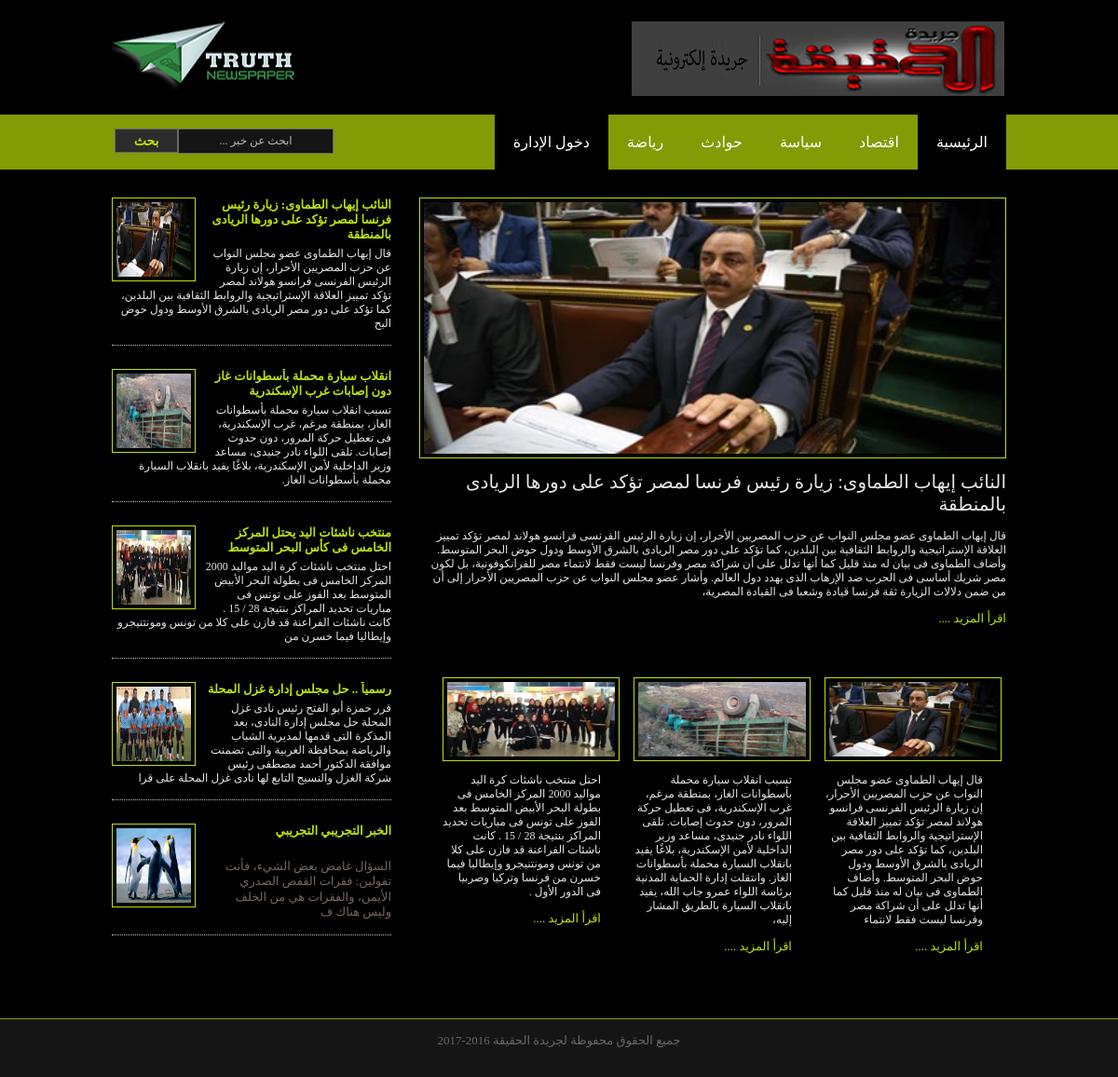
The page / on the database its author committed.
### tables this page shows
CREATE TABLE `sections` (
  `sectionID` int(11) NOT NULL,
  `section_name` varchar(255) NOT NULL
);

CREATE TABLE `news` (
  `newsID` int(11) NOT NULL,
  `section_id` int(11) NOT NULL,
  `news_title` varchar(255) NOT NULL,
  `news_body` text NOT NULL,
  `news_date` timestamp NOT NULL DEFAULT CURRENT_TIMESTAMP,
  `news_writer` varchar(255) NOT NULL,
  `news_banner` varchar(300) NOT NULL
);

### init.php (called while the page is built)
<?php
require_once "connect.php";
$images_dir = "http://127.0.0.1/pro/truth/admin/layout/img/";
require_once "layout/header.php";

### index.php (the view)
<?php require_once "init.php"; ?>
<div class="wrapper col4">
  <div id="container">
  <?php
    $stmt = $con->prepare("SELECT `newsID`, `section_id`, `news_title`, SUBSTRING(`news_body`, 1, 600) AS body , `news_date`, `news_writer`, `news_banner` FROM `news` ORDER BY newsID DESC LIMIT 1");
    $stmt->execute();
    $row = $stmt->fetch();
  ?>
    <div id="content">
      <div id="featured_post"><img src="<?php echo $images_dir. $row['news_banner']; ?>" alt="" />
        <p><h3><?php echo $row['news_title']; ?></h3></p>
        <p><?php echo $row['body']; ?></p>
        <a href="page.php?newsid=<?php echo $row['newsID']; ?>">.... اقرأ المزيد</a>
      </div>
      <div id="hpage_latest">
      <?php
        $stmt = $con->prepare("SELECT `newsID`, `section_id`, `news_title`, SUBSTRING(`news_body`, 1, 400) AS body , `news_date`, `news_writer`, `news_banner` FROM `news` ORDER BY newsID DESC LIMIT 3");
        $stmt->execute();
        $rows = $stmt->fetchAll();
      ?>
        <ul>
        <?php foreach($rows as $row) {?>
          <li><img src="<?php echo $images_dir. $row['news_banner']; ?>" alt="" />
            <p><?php echo $row['body']; ?></p>
            <p class="readmore"><a href="page.php?newsid=<?php echo $row['newsID']; ?>">.... اقرأ المزيد</a></p>
          </li>
        <?php }?>
        </ul>
        <br class="clear" />
      </div>
    </div>
    <div id="column">
      <?php
        $stmt = $con->prepare("SELECT `newsID`, `section_id`, `news_title`, SUBSTRING(`news_body`, 1, 300) AS body , `news_date`, `news_writer`, `news_banner` FROM `news` ORDER BY newsID DESC LIMIT 5");
        $stmt->execute();
        $latestnews = $stmt->fetchAll();
      ?>
      <ul id="latestnews">
      <?php foreach($latestnews as $latest){ ?>
        <li><img src="<?php echo $images_dir.$latest['news_banner']; ?>" alt="" />
          <p>
            <strong><a href="page.php?newsid=<?php echo $latest['newsID']; ?>"><?php echo $latest['news_title']; ?></a></strong>
            <?php echo $latest['body'];?>
          </p>
        </li>
      <?php }?>
      </ul>
    </div>
    <br class="clear" />
  </div>
  <br class="clear" />
</div>
<?php require_once "layout/footer.php"; ?>

### layout/header.php (shortened to what this page needs)
<!DOCTYPE html PUBLIC "-//W3C//DTD XHTML 1.0 Transitional//EN" "http://www.w3.org/TR/xhtml1/DTD/xhtml1-transitional.dtd">
<html xmlns="http://www.w3.org/1999/xhtml">
<head>
<link rel="stylesheet" href="layout/styles/layout.css" type="text/css" />
</head>
<body id="top">
<div class="wrapper col1">
  <div id="header">
    <div class="fl_left">
      <img src="images/demo/Logo-01.png">
    </div>
    <div class="fl_right"><a href="#"><img src="images/demo/images.png" alt="" /></a></div>
    <br class="clear" />
  </div>
</div>
<div class="wrapper col2">
  <div id="topbar">
    <div id="topnav">
      <ul>
      	<li class="active"><a href="index.php">الرئيسية</a></li>
        <?php
          $stmt = $con->prepare("SELECT * FROM sections");
          $stmt->execute();
          $sections = $stmt->fetchAll();
        ?>
        <?php foreach($sections as $section) {?>
          <li><a href="page.php?section=economic&id=<?php echo $section['sectionID']; ?>"><?php echo $section['section_name']; ?></a></li>
        <?php }?>
        <li class="active"><a href="admin/index.php">دخول الإدارة</a></li>
      </ul>
    </div>
    <div id="search">
      <form action="search.php" method="post">
        <fieldset>
          <input type="text" name="search" value="... ابحث عن خبر"  onfocus="this.value=(this.value=='Search Our Website&hellip;')? '' : this.value ;" />
          <input type="submit" name="go" id="go" value="بحث" />
        </fieldset>
      </form>
    </div>
    <br class="clear" />
  </div>
</div>

### layout/footer.php
<div class="wrapper col7">
  <div id="copyright">
    <p align="center">جميع الحقوق محفوظة لجريدة الحقيقة 2016-2017</p>
    <br class="clear" />
  </div>
</div>
</body>
</html>

### layout/styles/layout.css (style rules this page uses)
html { overflow-y:scroll; }
body { margin:0; padding:0; font-size:13px; font-family:Tahoma; color:#E5E5E5; background-color:#151515; }
a { outline:none; text-decoration:none; color:#BFE009; background-color:#000000; }
.fl_left, .imgl { float:left; }
.fl_right, .imgr { float:right; }
img { display:block; margin:0; padding:0; border:none; }
div.wrapper { display:block; width:100%; margin:0; text-align:right; }
div.wrapper h1, div.wrapper h2, div.wrapper h3, div.wrapper h4, div.wrapper h5, div.wrapper h6 { margin:0 0 15px 0; padding:0; font-size:20px; font-weight:normal; line-height:normal; }
.col1 { color:#666666; background-color:#000000; }
.col2 { color:#E5E5E5; background-color:#839B05; }
.col4 { color:#E5E5E5; background-color:#000000; border-bottom:1px solid #839B05; }
.col7, .col7 a { color:#666666; background-color:#151515; }
#header, #topbar, #breadcrumb, #container, .gallery, #footer, #copyright { display:block; position:relative; width:960px; margin:0 auto; }
#header { padding:2px 0 20px 0; }
#header .fl_left { display:block; float:left; margin-top:17px; overflow:hidden; }
#header .fl_right { display:block; float:right; width:468px; height:80px; margin-right:-66px; margin-top:21px; overflow:hidden; }
#topbar { padding:0; z-index:1000; }
#topbar #search { display:block; float:left; width:243px; margin:15px 0 0 0; padding:0; }
#container { padding:30px 0; }
#content { display:block; float:right; width:630px; }
#featured_post { margin-bottom:45px; }
#featured_post img { display:block; width:620px; height:270px; margin:0; padding:4px; border:1px solid #BFE009; }
#hpage_latest { display:block; width:100%; }
#hpage_latest ul { margin:0; padding:0; list-style:none; display:inline; }
#hpage_latest li { display:block; float:right; width:170px; margin:0 15px 0 0; padding:10px; }
#hpage_latest img { width:180px; height: 80px; margin:0; padding:4px; border:1px solid #BFE009; }
#hpage_latest .readmore { text-align:right; }
#column { display:block; float:left; width:300px; }
#column #latestnews { display:block; width:100%; margin:0; padding:0; list-style:none; }
#column #latestnews li { display:block; width:100%; min-height:99px; margin:0 0 25px 0; padding:0 0 15px 0; border-bottom:1px dotted #C7C5C8; overflow:hidden; }
#column #latestnews p { display:inline; }
#column #latestnews p strong { display:block; margin-bottom:5px; }
#column #latestnews img { width:80px; height:80px; float:left; margin:0 10px 0 0; padding:4px; border:1px solid #BFE009; clear:left; }
#copyright { padding:15px 0; }
#copyright p { margin:0; padding:0; }

### layout/styles/navi.css (style rules this page uses)
#topnav { display:block; float:right; margin:0; padding:0; font-size:16px; font-weight:normal; font-family:Tahoma; }
#topnav ul, #topnav li { float:right; list-style:none; margin:0; padding:0; }
#topnav li a:link, #topnav li a:visited, #topnav li a:hover { display:block; margin:0; padding:20px; color:#FFFFFF; background-color:#839B05; text-transform:uppercase; }
#topnav li a:hover, #topnav ul li.active a { color:#FFFFFF; background-color:#000000; }

### layout/styles/forms.css (style rules this page uses)
form, fieldset, legend { margin:0; padding:0; border:none; }
input, textarea, select { font-size:12px; font-family:Georgia, "Times New Roman", Times, serif; }
#topbar input { display:block; text-align:center; float:right; width:155px; margin:0 5px 0 0; padding:5px; color:#B6B6B6; background-color:#151515; border:1px solid #666666; font-family:Verdana, Arial, Helvetica, sans-serif; font-size:12px; }
#topbar input#go { font-size:14px; font-family:Tahoma; width:68px; height:26px; margin:0; padding:4px 0; text-transform:uppercase; color:#BFE009; background-color:#2C2C2C; cursor:pointer; font-weight:bold; }
#search input { font-family:Tahoma; }

### rows shown on the page
sections: section_name "اقتصاد"
sections: section_name "سياسة"
sections: section_name "حوادث"
sections: section_name "رياضة"
news: news_banner (picture), news_title "النائب إيهاب الطماوى: زيارة رئيس فرنسا لمصر تؤكد على دورها الريادى بالمنطقة", body "قال إيهاب الطماوى عضو مجلس النواب عن حزب المصريين الأحرار، إن زيارة الرئيس الفرنسى فرانسو هولاند لمصر تؤكد تمييز العلاقة الإستراتيجية والروابط الثقافية بين البلدين، كما تؤكد على دور مصر الريادى بالشرق الأوسط ودول حوض البحر المتوسط. وأضاف الطماوى فى بيان له منذ قليل كما أنها تدلل على أن شراكة مصر وفرنسا ليست فقط لانتماء", body "قال إيهاب الطماوى عضو مجلس النواب عن حزب المصريين الأحرار، إن زيارة الرئيس الفرنسى فرانسو هولاند لمصر تؤكد تمييز العلاقة الإستراتيجية والروابط الثقافية بين البلدين، كما تؤكد على دور مصر الريادى بالشرق الأوسط ودول حوض البح"
news: news_banner (picture), body "تسبب انقلاب سيارة محملة بأسطوانات الغاز، بمنطقة مرغم، غرب الإسكندرية، فى تعطيل حركة المرور، دون حدوث إصابات. تلقى اللواء نادر جنيدى، مساعد وزير الداخلية لأمن الإسكندرية، بلاغًا يفيد بانقلاب السيارة محملة بأسطوانات الغاز. وانتقلت إدارة الحماية المدنية برئاسة اللواء عمرو جاب الله، يفيد بانقلاب السيارة بالطريق المشار إليه،", news_title "انقلاب سيارة محملة بأسطوانات غاز دون إصابات غرب الإسكندرية", body "تسبب انقلاب سيارة محملة بأسطوانات الغاز، بمنطقة مرغم، غرب الإسكندرية، فى تعطيل حركة المرور، دون حدوث إصابات. تلقى اللواء نادر جنيدى، مساعد وزير الداخلية لأمن الإسكندرية، بلاغًا يفيد بانقلاب السيارة محملة بأسطوانات الغاز."
news: news_banner (picture), body "احتل منتخب ناشئات كرة اليد مواليد 2000 المركز الخامس فى بطولة البحر الأبيض المتوسط بعد الفوز على تونس فى مباريات تحديد المراكز بنتيجة 28 / 15 . كانت ناشئات الفراعنة قد فازن على كلا من تونس ومونتنيجرو وإيطاليا فيما خسرن من فرنسا وتركيا وصربيا فى الدور الأول .", news_title "منتخب ناشئات اليد يحتل المركز الخامس فى كأس البحر المتوسط", body "احتل منتخب ناشئات كرة اليد مواليد 2000 المركز الخامس فى بطولة البحر الأبيض المتوسط بعد الفوز على تونس فى مباريات تحديد المراكز بنتيجة 28 / 15 . كانت ناشئات الفراعنة قد فازن على كلا من تونس ومونتنيجرو وإيطاليا فيما خسرن من"
news: news_banner (picture), news_title "رسمياً .. حل مجلس إدارة غزل المحلة", body "قرر حمزة أبو الفتح رئيس نادى غزل المحلة حل مجلس إدارة النادى، بعد المذكرة التى قدمها لمديرية الشباب والرياضة بمحافظة الغربية والتى تضمنت موافقة الدكتور أحمد مصطفى رئيس شركة الغزل والنسيج التابع لها نادى غزل المحلة على قرا"
news: news_banner (picture), news_title "الخبر التجريبي التجريبي", body "السؤال غامض بعض الشيء، فأنت تقولين: فقرات القفص الصدري الأيمن، والفقرات هي من الخلف وليس هناك ف"
